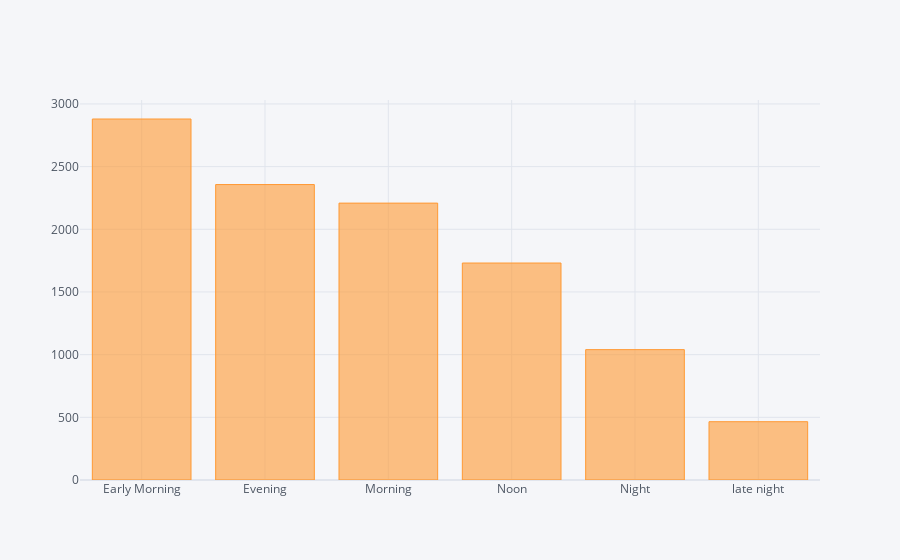

This figure's notebook cell:
### Code cell
data['Dep_Time_hour'].apply(flight_dep_time).value_counts().iplot(kind="bar")

### Figure 1 — Plotly figure (JSON) as saved in the notebook; plotly's stock layout.template omitted (floating-point values rounded to 4 significant figures)
{"data": [{"marker": {"color": "rgba(255, 153, 51, 0.6)", "line": {"color": "rgba(255, 153, 51, 1.0)", "width": 1}}, "name": "count", "orientation": "v", "text": "", "type": "bar", "x": ["Early Morning", "Evening", "Morning", "Noon", "Night", "late night"], "y": [2880, 2357, 2209, 1731, 1040, 465]}], "layout": {"legend": {"bgcolor": "#F5F6F9", "font": {"color": "#4D5663"}}, "paper_bgcolor": "#F5F6F9", "plot_bgcolor": "#F5F6F9", "title": {"font": {"color": "#4D5663"}}, "xaxis": {"gridcolor": "#E1E5ED", "showgrid": true, "tickfont": {"color": "#4D5663"}, "title": {"font": {"color": "#4D5663"}, "text": ""}, "zerolinecolor": "#E1E5ED"}, "yaxis": {"gridcolor": "#E1E5ED", "showgrid": true, "tickfont": {"color": "#4D5663"}, "title": {"font": {"color": "#4D5663"}, "text": ""}, "zerolinecolor": "#E1E5ED"}}}
